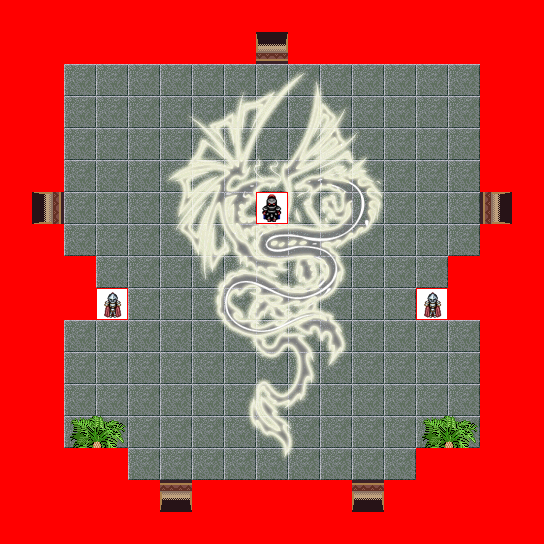

A level layout from a 2D game, rendered from its tile map. Below: a short description, then the map file with tile-grid data replaced by summaries:
An orthogonal 17x17 tile map with 32x32 px tiles, 8 tile layers (0_floor, 1_terrain, 2_object, 3_roof, ...), 12 tilesets.

<map version="1.0" orientation="orthogonal" width="17" height="17" tilewidth="32" tileheight="32">
 <tileset firstgid="1" name="wall red" tilewidth="32" tileheight="32">
  <image source="../../tileset/building/wall/int_wall_dark_red.png" width="128" height="128" />
 </tileset>
 <tileset firstgid="17" name="int red wall" tilewidth="32" tileheight="32">
  <image source="../../tileset/building/wall/int_wall_dark_red_corners.png" width="128" height="128" />
 </tileset>
 <tileset firstgid="33" name="collision" tilewidth="32" tileheight="32">
  <image source="../../tileset/logic/collision.png" width="32" height="32" />
 </tileset>
 <tileset firstgid="34" name="drzwi" tilewidth="32" tileheight="32">
  <image source="../../tileset/building/door/brown_3_doors.png" width="160" height="96" />
 </tileset>
 <tileset firstgid="49" name="miecze" tilewidth="32" tileheight="32">
  <image source="../../tileset/pol/wyposazenie/miecze.png" width="256" height="128" />
 </tileset>
 <tileset firstgid="81" name="roslinki_doniczki" tilewidth="32" tileheight="32">
  <image source="../../tileset/pol/natura/kwiaty/roslinki_doniczki.png" width="512" height="64" />
 </tileset>
 <tileset firstgid="113" name="straznicy" tilewidth="32" tileheight="32">
  <image source="../../tileset/pol/posagi/straznicy.png" width="352" height="96" />
 </tileset>
 <tileset firstgid="146" name="kafelki" tilewidth="32" tileheight="32">
  <image source="../../tileset/pol/domki/podloga/kafelki_blyszczace3smok.png" width="224" height="416" />
 </tileset>
 <tileset firstgid="237" name="skrzynie" tilewidth="32" tileheight="32">
  <image source="../../tileset/pol/wyposazenie/skrzynie.png" width="64" height="64" />
 </tileset>
 <tileset firstgid="241" name="drzwi" tilewidth="32" tileheight="32">
  <image source="../../tileset/building/entrance/dark_red_ns.png" width="96" height="128" />
 </tileset>
 <tileset firstgid="253" name="dark_red_ew" tilewidth="32" tileheight="32">
  <image source="../../tileset/building/entrance/dark_red_ew.png" width="128" height="96" />
 </tileset>
 <tileset firstgid="265" name="pol_rycerze" tilewidth="32" tileheight="32">
  <image source="../../tileset/logic/creature/pol_rycerze.png" width="256" height="32" />
 </tileset>
 <layer name="0_floor" width="17" height="17">
  <data>[289 cells, 289 non-empty, 91 distinct tile ids]</data>
 </layer>
 <layer name="1_terrain" width="17" height="17">
  <data>[289 cells, 120 non-empty, 16 distinct tile ids]</data>
 </layer>
 <layer name="2_object" width="17" height="17">
  <data>[289 cells, 36 non-empty, 28 distinct tile ids]</data>
 </layer>
 <layer name="3_roof" width="17" height="17">
  <data>[289 cells, 6 non-empty, 4 distinct tile ids]</data>
 </layer>
 <layer name="4_roof_add" width="17" height="17">
  <data>[289 cells, 0 non-empty, 0 distinct tile ids]</data>
 </layer>
 <layer name="objects" width="17" height="17">
  <data>[289 cells, 3 non-empty, 2 distinct tile ids]</data>
 </layer>
 <layer name="collision" width="17" height="17">
  <data>[289 cells, 123 non-empty, 1 distinct tile ids]</data>
 </layer>
 <layer name="protection" width="17" height="17">
  <data>[289 cells, 0 non-empty, 0 distinct tile ids]</data>
 </layer>
</map>
